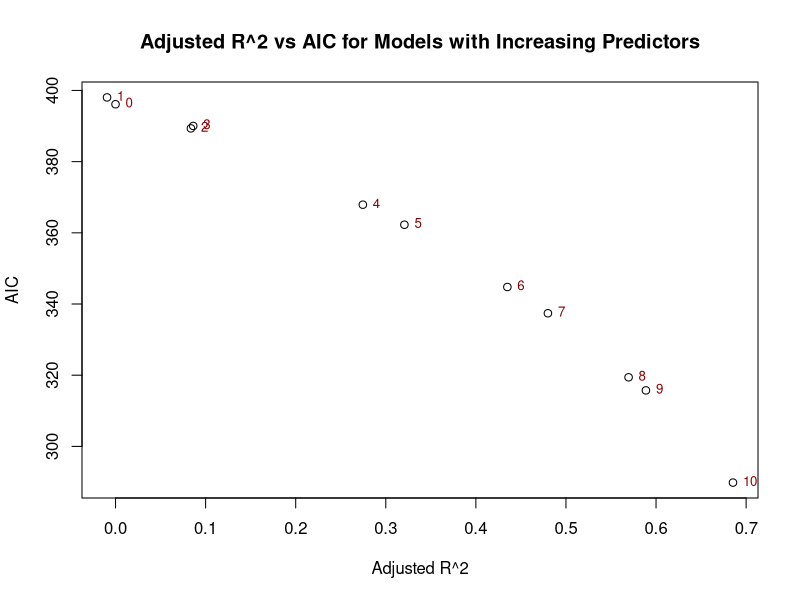

Write R code to recreate this figure.
## ---- chunk 1
knitr::opts_chunk$set(echo = TRUE)
## ---- chunk 2
set.seed(123)
n <- 100
fake_data <- data.frame(X1 = runif(n, 0, 1),
                        X2 = runif(n, 0, 1),
                        X3 = runif(n, 0, 1),
                        X4 = runif(n, 0, 1),
                        X5 = runif(n, 0, 1),
                        X6 = runif(n, 0, 1),
                        X7 = runif(n, 0, 1),
                        X8 = runif(n, 0, 1),
                        X9 = runif(n, 0, 1),
                        X10 = runif(n, 0, 1))
fake_data$Y <- fake_data$X1 + 2*fake_data$X2 + fake_data$X3 +
  2*fake_data$X4 + fake_data$X5 + 2*fake_data$X6 +
  fake_data$X7 + 2*fake_data$X8 + fake_data$X9 +
  2*fake_data$X10 + rnorm(n, 0, 1)
## ---- chunk 3
models <- list()
for (i in 1:11) {
  if (i == 1) {
    formula <-  as.formula("Y ~ 1")
  } else { 
    formula <- as.formula(paste("Y ~ ", paste(paste0("X", 1:(i - 1)),collapse =  "+" ))) 
    }
  models[[i]] <- lm(formula, data = fake_data)
}
models
## ---- chunk 4
# Use sapply to extract the adjusted R^2 and AIC values
adj_r_squared <- sapply(models, FUN = function(model) summary(model)$adj.r.squared)
AIC_values <- sapply(models, FUN = AIC)

# Create the plot
plot(x = adj_r_squared, y = AIC_values,
  xlab = "Adjusted R^2", ylab = "AIC",
  main = "Adjusted R^2 vs AIC for Models with Increasing Predictors"
)

# Add labels to the points
text(x = adj_r_squared, y = AIC_values, 
  labels = 1:11 - 1, pos = 4, cex = 0.8, col = "darkred"
)
## ---- chunk 5
mtcars
## ---- chunk 6
summary(mtcars)
str(mtcars)
## ---- chunk 7
variables_to_factors <- c("cyl", "vs", "am", "gear", "carb") 
mtcars[, variables_to_factors] <- lapply(mtcars[, variables_to_factors], factor)
str(mtcars)
## ---- chunk 8
train_indices <- sample(1:nrow(mtcars), 0.7*nrow(mtcars))
train_set <- mtcars[train_indices, ]
test_set <- mtcars[-train_indices, ]
## ---- chunk 9
library(class)
library(caret)

# Fit the knn model using 3 fold cross validation whilst optimising k
knn_fit <- train(cyl ~ .,
                 data = train_set,
                 method = "knn",
                 trControl = trainControl(method = "cv",
                                          number = 3))

# Extract the optimal value of k
optimal_k <- knn_fit$bestTune$k
optimal_k
## ---- chunk 10
# Accuracy of the training set
train_pred <- predict(knn_fit, train_set)
train_pred

# Calculate the accuracy
accuracy_train <- mean(train_set$cyl == train_pred)
accuracy_train
## ---- chunk 11
# Accuracy of the test set
test_pred <- predict(knn_fit, test_set)
test_pred

# Calculate the accuracy
accuracy_test <- mean(test_set$cyl == test_pred)
accuracy_test
